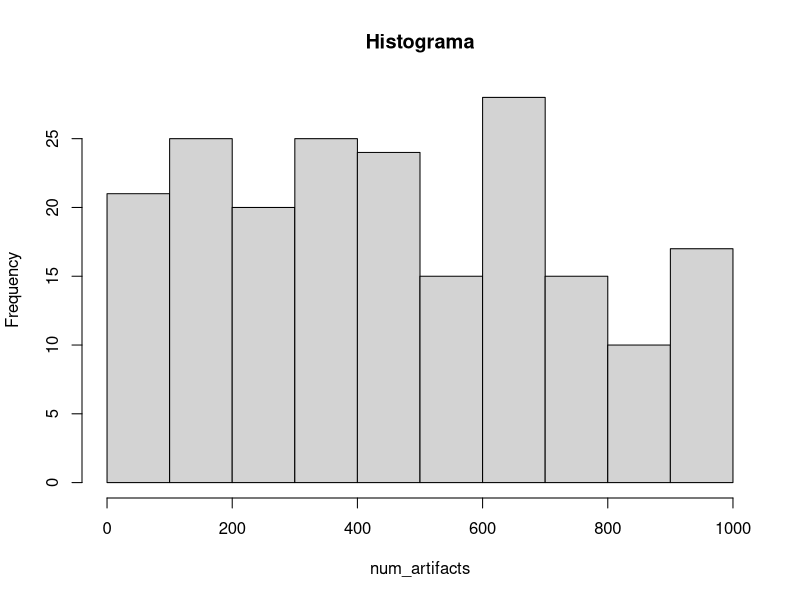
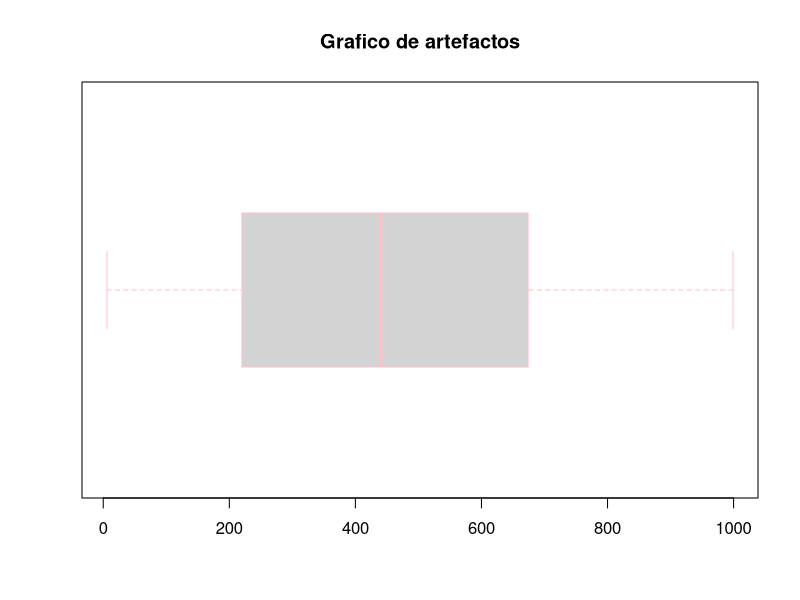
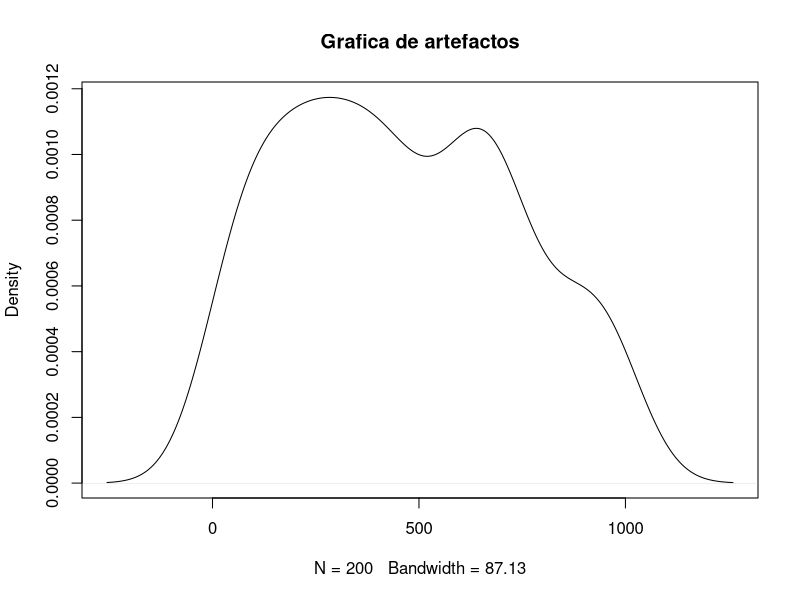
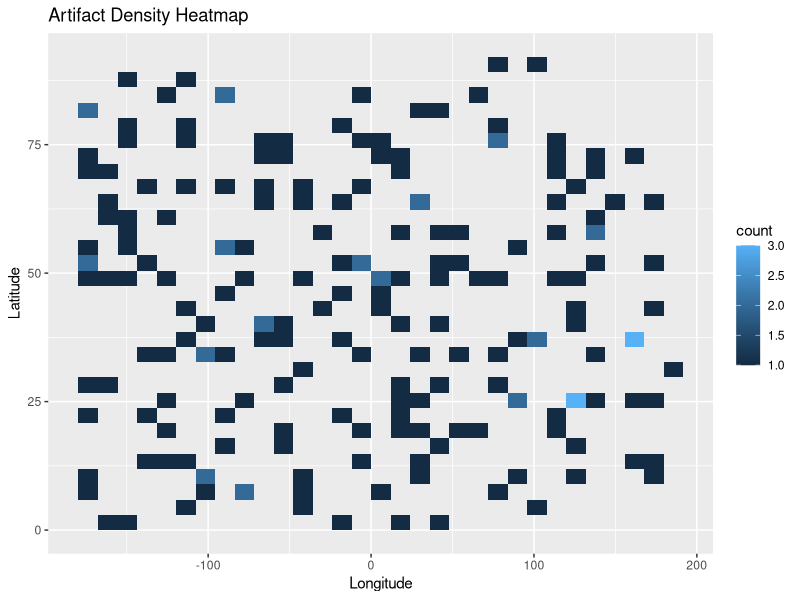
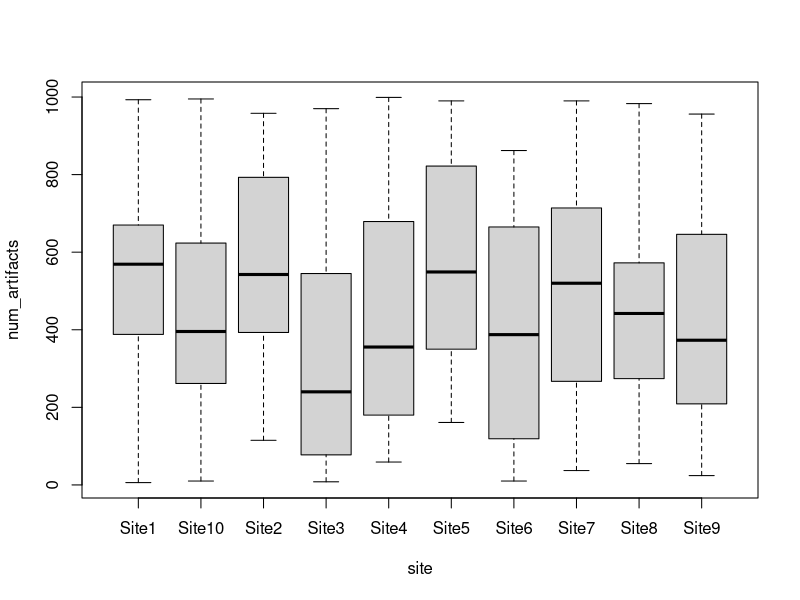

The R source for these figures, in order:
getwd()
nuevo_dir <- "c:/pr5_21feb"
setwd(nuevo_dir)
getwd()
dir()
list.files()

# Estadística descriptiva II

# 1. 
library(ggplot2)

n <- 200

set.seed(123)

sites <- sample(paste0("Site", 1:10), n, replace = TRUE)

artifact_types <- sample(c("Pottery","Tools","Jewelry","Weapons"), n, replace = TRUE)

num_artifacts <- sample(1:1000, n, replace = TRUE)

contexts <- sample(c("Habitacional","Funerario","Others"), n, replace = TRUE)

latitude <- runif(n, min = 0, max = 90)
longitude <- runif(n, min = -180, max= 180)

archaeology_data <- data.frame(
  site = sites,
  artifact_type = artifact_types,
  num_artifacts = num_artifacts,
  context = contexts,
  latitude = latitude,
  longitude = longitude
)
View(archaeology_data)
str(archaeology_data)

# 2. 
mean(num_artifacts)

# 3. 
hist(num_artifacts, main = "Histograma")

mean(num_artifacts)
median(num_artifacts)

# 4. 
boxplot(num_artifacts, main = "Grafico de artefactos", border = "pink", horizontal = T)

# 5.
densidad = density(num_artifacts)
plot(densidad, main = "Grafica de artefactos", border = "violet")

# 6.
ggplot(archaeology_data, aes(x = longitude, y = latitude)) + 
  geom_bin2d() +
  labs(title = "Artifact Density Heatmap", x = "Longitude", y = "Latitude")

# 7. 
total_artifacts <- sum(archaeology_data$num_artifact)
print(total_artifacts)

# 8. 
median(total_artifacts)

# 9. 
sd(x=num_artifacts)

# 10.
which.max(total_artifacts)

# 11.
summary_table <- aggregate(num_artifacts ~ site, data = archaeology_data,
                           FUN = function(x) c(mean = mean(x), median = median(x), sd = sd(x)))
print(summary_table)

# 12.
boxplot(num_artifacts ~ site, data = archaeology_data
        )






